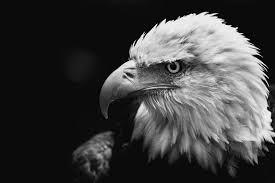
#> input picture eagle.jpeg, 275 x 183 px, given in place of dog.jpeg, which was not available
$ python main.py
#> lines starting #> are read from the running program, lines starting #| are printed output that depends on the picture; pictures that were not available may be replaced by others from this repository, and a replacement may not be noted
import cv2
import os
import matplotlib.pyplot as plt
import numpy as np
import math
import sys
import scipy
import pandas as pd
import seaborn as sn

def gaussianKernel(size_x, size_y, sigma):
	kernel = np.fromfunction(lambda x, y: (1/(2*math.pi*sigma**2)) * math.e ** ((-1*((x-(size_x-1)/2)**2+(y-(size_y-1)/2)**2))/(2*sigma**2)), (size_x, size_y))
	return (kernel-np.min(kernel)) / (np.max(kernel)-np.min(kernel))

image = cv2.imread('dog.jpeg')
#> image is the input picture: shape (183, 275, 3); min 0, max 255, mean 62.4
image = cv2.resize(image, (200,200), interpolation = cv2.INTER_CUBIC)
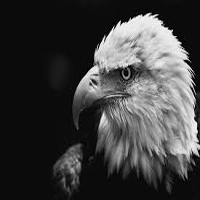
#> image: shape (200, 200, 3); min 0, max 255, mean 62.4
image2 = cv2.imread('eagle.jpeg')
image2 = cv2.resize(image2, (200,200), interpolation = cv2.INTER_CUBIC)

images = np.concatenate((image,image2),axis = 1)
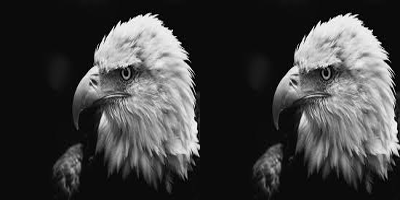
#> images: shape (200, 400, 3); min 0, max 255, mean 62.4
cv2.imshow('images',images)
cv2.waitKey(0)
cv2.destroyAllWindows()

def channel():					# arguments are +/- percentages shift
	full = np.empty(image.shape)
	GaussianPyr = [] 									# 3 channels
	LaplacianPyr = []
	PyrSize = 8

	for i in range(PyrSize):
		GaussianPyr.append([])
		LaplacianPyr.append([])

	for i in range(3):
		img = image[:,:,i]
		img2 = image2[:,:,i]
		rows, cols = img.shape
		threshold_low = 5
		threshold_high = 30

		img_dft = cv2.dft(np.float32(img), flags=cv2.DFT_COMPLEX_OUTPUT)
		img_shift = np.fft.fftshift(img_dft)
		img2_dft = cv2.dft(np.float32(img2), flags=cv2.DFT_COMPLEX_OUTPUT)
		img2_shift = np.fft.fftshift(img2_dft)

		mask_low = np.zeros((rows,cols,2))
		mask_high = np.zeros((rows,cols,2))
		mask_low[:,:,0] = gaussianKernel(rows, cols, threshold_low)
		mask_low[:,:,1] = np.copy(mask_low[:,:,0])
		mask_high[:,:,0] = 1 - gaussianKernel(rows, cols, threshold_high)
		mask_high[:,:,1] = np.copy(mask_high[:,:,0])

		tot_dft = img_shift*mask_low + img2_shift*mask_high
		tot_mag = cv2.magnitude(tot_dft[:,:,0], tot_dft[:,:,1])
		tot_log = 20 * np.log(tot_mag+1)
		tot_ishift = np.fft.ifftshift(tot_dft)
		tot_back = cv2.idft(tot_ishift)
		tot_inv = cv2.magnitude(tot_back[:,:,0],tot_back[:,:,1])
		full[:,:,i] = tot_inv

		G = tot_inv
		for j in range(PyrSize):
			GaussianPyr[j].append(G)
			G = cv2.pyrDown(G)

		for j in range(PyrSize-1, 0, -1):
		    GE = cv2.pyrUp(GaussianPyr[j][i])
		    tupShape = GaussianPyr[j-1][i].shape
		    GE = cv2.resize(GE, tupShape, interpolation = cv2.INTER_CUBIC)
		    L = cv2.subtract(GaussianPyr[j-1][i], GE)
		    LaplacianPyr[j-1].append(L)
#> this loop made 3 passes
#> pass 1, in channel, `tot_log = 20 * np.log(tot_mag+1)`:
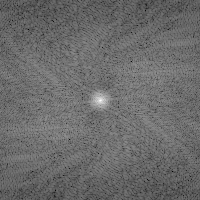
#> tot_log: shape (200, 200) float64; min 36.76, max 294.6, mean 145.2; drawn with min black and max white
#> pass 1, in channel, `tot_inv = cv2.magnitude(tot_back[:,:,0],tot_back[:,:,1])`:
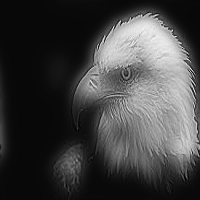
#> tot_inv: shape (200, 200) float64; min 117300.6, max 9375173.5, mean 2498004.1; drawn with min black and max white

	#--------------------------------------------------------------------------------
	full /= np.max(full)
	cv2.imshow('hybrid',full)
	cv2.waitKey(0)
	cv2.destroyAllWindows()
	cv2.imwrite('hybrid.jpeg', np.int32(full*255))
	#--------------------------------------------------------------------------------
	# generate Gaussian pyramid for Hybrid image

	GaussianList = []
	for i in range(PyrSize):
		tupSize = GaussianPyr[i][0].shape
		fullImage = np.empty((tupSize[0], tupSize[1], 3))
		for j in range(3):
			fullImage[:,:,j] = GaussianPyr[i][j]

		fullImage /= np.max(fullImage)
		fullImage = cv2.resize(fullImage, (200,200), interpolation = cv2.INTER_CUBIC)
		GaussianList.append(fullImage)

	imageTuple = tuple(GaussianList)
	images = np.concatenate(imageTuple, axis = 1)

	cv2.imshow('Gaussian', images)
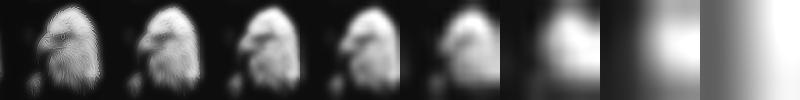
#> window 'Gaussian': shape (200, 1600, 3) (shown at 1/2 size); min 3, max 255, mean 95
	cv2.waitKey(0)
	cv2.destroyAllWindows()
	cv2.imwrite('GaussianPyr.jpeg', np.int32(images*255))
	#--------------------------------------------------------------------
	# generate Laplacian pyramid for Hybrid image

	LaplacianList = []
	for i in range(PyrSize - 1):
		tupSize = LaplacianPyr[i][0].shape
		fullImage = np.empty((tupSize[0], tupSize[1], 3))
		for j in range(3):
			fullImage[:,:,j] = LaplacianPyr[i][j]

		fullImage /= np.max(fullImage)
		fullImage = cv2.resize(fullImage, (200,200), interpolation = cv2.INTER_CUBIC)
		LaplacianList.append(fullImage)

	imageTuple = tuple(LaplacianList)
	images = np.concatenate(imageTuple, axis = 1)

	cv2.imshow('Laplacian', images)
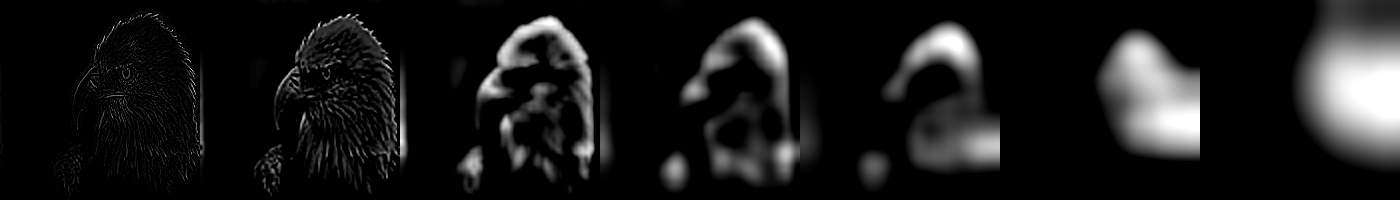
#> window 'Laplacian': shape (200, 1400, 3); min 0, max 255, mean 25.4
	cv2.waitKey(0)
	cv2.destroyAllWindows()
	cv2.imwrite('LaplacianPyr.jpeg', np.int32(images*255))
	#--------------------------------------------------------------------
	# generate Correlation matrix for Laplacian images

	data = {}
	cols = []

	for i in range(PyrSize - 1):
		col = 'L' + str(i)
		data[col] = LaplacianList[i].flatten()
		cols.append(col)

	df = pd.DataFrame(data, columns=cols)

	corrMatrix = df.corr()
	print (corrMatrix)
	fig = sn.heatmap(corrMatrix, annot=True).get_figure()
	fig.show()
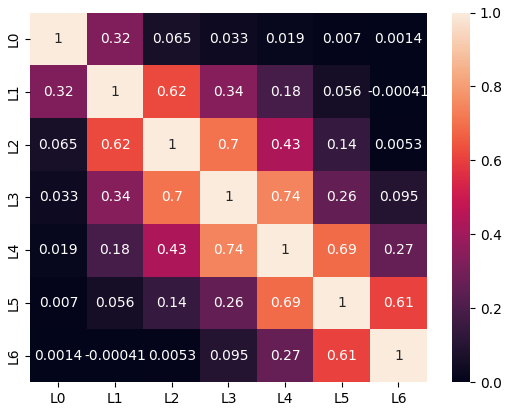
#> figure drawn by matplotlib, 2 panels
	fig.savefig('CorrelationMatrix.png')

#--------------------------------------------------------------------
channel()
